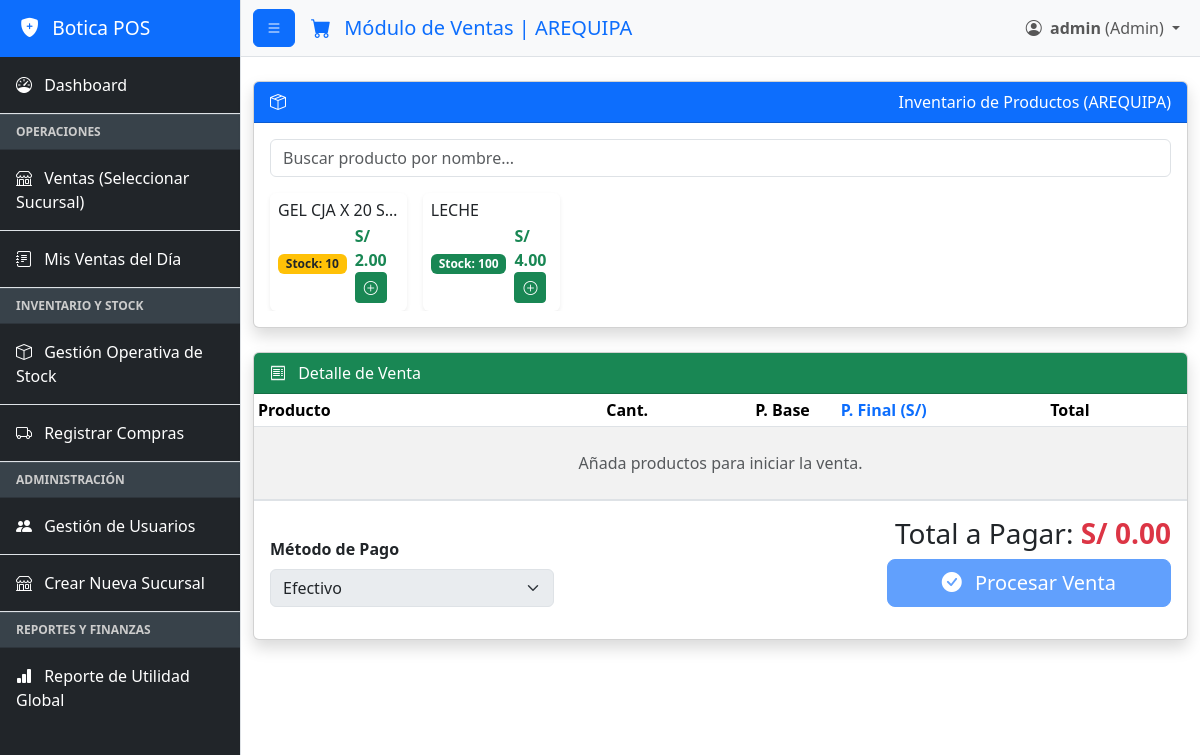
Page /pantalla-ventas?farmacia_id=2 (signed in) on the committed database.
### app.py (models this page shows, shortened)
class Farmacia(db.Model):
    id = db.Column(db.Integer, primary_key=True)
    nombre = db.Column(db.String(100), unique=True, nullable=False)
    inventario_rel = db.relationship('Inventario', back_populates='farmacia_rel', cascade="all, delete-orphan")
    empleados_rel = db.relationship('User', back_populates='farmacia', cascade="all, delete-orphan")
    ventas_rel = db.relationship('Sale', back_populates='sucursal_venta_rel', cascade="all, delete-orphan")

class User(UserMixin, db.Model):
    id = db.Column(db.Integer, primary_key=True)
    username = db.Column(db.String(80), unique=True, nullable=False)
    password_hash = db.Column(db.String(255), nullable=False)
    role = db.Column(db.String(50), default='Empleado', nullable=False)
    farmacia_id = db.Column(db.Integer, db.ForeignKey('farmacia.id'), nullable=True)
    farmacia = db.relationship('Farmacia', back_populates='empleados_rel')
    ventas_realizadas = db.relationship('Sale', back_populates='vendedor_rel')
    ajustes_realizados = db.relationship('AjusteStock', back_populates='user_rel', foreign_keys='[AjusteStock.user_id]')

class Inventario(db.Model):
    id = db.Column(db.Integer, primary_key=True)
    farmacia_id = db.Column(db.Integer, db.ForeignKey('farmacia.id'), nullable=False)
    nombre = db.Column(db.String(255), nullable=False)
    stock = db.Column(db.Integer, default=0)
    precio_de_venta = db.Column(db.Float, default=0.0) # Precio final al público
    costo_promedio = db.Column(db.Float, default=0.0) # Costo Promedio Ponderado (PMP)
    farmacia_rel = db.relationship('Farmacia', back_populates='inventario_rel')
    compras_rel = db.relationship('Compra', back_populates='inventario_rel', cascade="all, delete-orphan")
    ventas_rel = db.relationship('Sale', back_populates='inventario', cascade="all, delete-orphan")
    ajustes_stock = db.relationship('AjusteStock', back_populates='inventario_rel', cascade="all, delete-orphan") # Nuevo
    __table_args__ = (db.UniqueConstraint('farmacia_id', 'nombre', name='_farmacia_nombre_uc'),)

### app.py (the view, shortened to what this page needs)
@app.route('/pantalla-ventas', methods=['GET', 'POST'])
@login_required
def pantalla_ventas():
    farmacia_id_param = request.args.get('farmacia_id', type=int)
    if current_user.role == 'Admin' and farmacia_id_param:
        farmacia_actual = Farmacia.query.get(farmacia_id_param)
        if not farmacia_actual:
            flash("Sucursal seleccionada no encontrada.", "error")
            return redirect(url_for('seleccionar_farmacia_ventas'))
    elif current_user.farmacia_id:
        farmacia_actual = Farmacia.query.get(current_user.farmacia_id)
    else:
        flash("No tiene una sucursal asignada para realizar ventas.", "error")
        return redirect(url_for('dashboard'))
    if not farmacia_actual:
        flash("No se pudo determinar la sucursal de ventas.", "error")
        return redirect(url_for('dashboard'))
    inventario = Inventario.query.filter_by(farmacia_id=farmacia_actual.id).order_by(Inventario.nombre).all()
    return render_template('pantalla_ventas.html',
                            farmacia_actual=farmacia_actual,
                            inventario=inventario)

### app.py (called while the page is built, shortened)
@login_manager.user_loader
def load_user(user_id):
    return db.session.get(User, int(user_id))

@app.before_request
def create_default_data():
    if request.path.startswith('/static') or request.path.startswith('/favicon'):
        return
    with app.app_context():
        db.create_all()
        if User.query.filter_by(username='admin').first() is None:
            admin = User(username='admin', role='Admin')
            admin.set_password('adminpass')
            db.session.add(admin)
            db.session.commit()
        farmacia_central = Farmacia.query.filter_by(nombre='Farmacia Central').first()

### templates/pantalla_ventas.html (shortened to what this page needs)
{% extends "base.html" %}
{% block page_heading %}
    <i class="bi bi-cart-fill me-2"></i> Módulo de Ventas | {{ farmacia_actual.nombre }}
{% endblock %}
{% block content %}
    <div class="row mb-4">
        <div class="col-12">
            <div class="card shadow">
                <div class="card-header bg-primary text-white d-flex justify-content-between align-items-center">
                    <i class="bi bi-box-seam me-2"></i> Inventario de Productos ({{ farmacia_actual.nombre }})
                </div>
                <div class="card-body">
                    <input type="text" id="filtroProductos" class="form-control mb-3" placeholder="Buscar producto por nombre..." autofocus>
                    <div id="listaProductos" class="row g-3" style="max-height: 400px; overflow-y: auto;">
                        {% for prod in inventario %}
                            {% set stock_class = 'bg-success' if prod.stock > 10 else ('bg-warning text-dark' if prod.stock > 0 and prod.stock <= 10 else 'bg-danger') %}
                            <div class="col-6 col-md-4 col-lg-3 col-xl-2 product-card-wrapper" data-nombre="{{ prod.nombre|lower }}">
                                <div class="card h-100 product-card shadow-sm border-0 {% if prod.stock == 0 %} border-danger {% endif %}">
                                    <div class="card-body p-2 d-flex flex-column">
                                        <h6 class="card-title mb-1 text-truncate">{{ prod.nombre }}</h6>
                                        <div class="d-flex justify-content-between align-items-center mt-auto">
                                            <span class="badge {{ stock_class }} me-2" data-stock="{{ prod.stock }}">
                                            </span>
                                            <div>
                                                <span class="fw-bold text-success me-1">S/ {{ "%.2f"|format(prod.precio_de_venta) }}</span>
                                                <button
                                                    class="btn btn-sm btn-success agregar-producto"
                                                    data-id="{{ prod.id }}"
                                                    data-nombre="{{ prod.nombre }}"
                                                    data-precio="{{ prod.precio_de_venta }}"
                                                    data-stock="{{ prod.stock }}"
                                                >
                                                    <i class="bi bi-plus-circle"></i>
                                                </button>
                                            </div>
                                        </div>
                                    </div>
                                </div>
                            </div>
                        {% endfor %}
                    </div>
                </div>
            </div>
        </div>
    </div>
    <div class="row">
        <div class="col-12">
            <div class="card shadow">
                <div class="card-header bg-success text-white">
                    <i class="bi bi-receipt me-2"></i> Detalle de Venta
                </div>
                <div class="card-body p-0">
                    <div class="table-responsive" style="max-height: 300px; overflow-y: auto;">
                        <table class="table table-sm table-striped mb-0" id="carritoTable">
                            <thead class="bg-light sticky-top">
                                <tr>
                                    <th style="width: 35%">Producto</th>
                                    <th class="text-center" style="width: 10%">Cant.</th>
                                    <th class="text-end" style="width: 15%">P. Base</th>
                                    <th class="text-center text-primary" style="width: 15%">P. Final (S/)</th>
                                    <th class="text-end" style="width: 15%">Total</th>
                                    <th style="width: 10%"></th>
                                </tr>
                            </thead>
                            <tbody id="carritoBody">
                            </tbody>
                        </table>
                    </div>
                    <div class="p-3 border-top">
                        <div class="row align-items-end mb-3">
                            <div class="col-12 col-md-4 mb-3 mb-md-0">
                                <label for="metodoPago" class="form-label fw-bold">Método de Pago</label>
                                <select id="metodoPago" class="form-select" disabled>
                                    <option value="Efectivo" selected>Efectivo</option>
                                </select>
                            </div>
                            <div class="col-12 col-md-4 text-md-end mt-3 mt-md-0">
                                <h3 class="mb-2">Total a Pagar: <span id="totalVenta" class="text-danger fw-bolder">S/ 0.00</span></h3>
                                <button id="procesarVentaBtn" class="btn btn-lg btn-primary w-100" disabled>
                                    <i class="bi bi-check-circle-fill me-2"></i> Procesar Venta
                                </button>
                            </div>
                        </div>
                    </div>
                </div>
            </div>
        </div>
    </div>
{% endblock %}

### templates/base.html (shortened to what this page needs)
<!doctype html>
<html lang="es">
<head>
    <link href="https://cdn.jsdelivr.net/npm/bootstrap@5.3.3/dist/css/bootstrap.min.css"
          rel="stylesheet"
>
    <link rel="stylesheet" href="https://cdn.jsdelivr.net/npm/bootstrap-icons@1.11.3/font/bootstrap-icons.min.css">
</head>
<body>
    <div class="d-flex" id="wrapper">
        {% if current_user.is_authenticated %}
        <div class="border-end bg-dark" id="sidebar-wrapper">
            <div class="sidebar-heading bg-primary text-white">
                <i class="bi bi-shield-fill-plus me-2"></i> Botica POS
            </div>
            <div class="list-group list-group-flush">
                <a href="{{ url_for('dashboard') }}" class="list-group-item list-group-item-action bg-dark text-white p-3">
                    <i class="bi bi-speedometer me-2"></i> Dashboard
                </a>
                <div class="sidebar-separator">Operaciones</div>
                {% if current_user.role == 'Admin' %}
                <a href="{{ url_for('seleccionar_farmacia_ventas') }}" class="list-group-item list-group-item-action bg-dark text-white p-3">
                    <i class="bi bi-shop me-2"></i> Ventas (Seleccionar Sucursal)
                </a>
                {% else %}
                <a href="{{ url_for('pantalla_ventas') }}" class="list-group-item list-group-item-action bg-dark text-white p-3">
                    <i class="bi bi-cart-fill me-2"></i> Ventas
                </a>
                {% endif %}
                {% if current_user.role == 'Empleado' or current_user.role == 'Admin' %}
                <a href="{{ url_for('mis_ventas') }}" class="list-group-item list-group-item-action bg-dark text-white p-3">
                    <i class="bi bi-journal-text me-2"></i> Mis Ventas del Día
                </a>
                {% endif %}
                {% if current_user.role == 'Admin' %}
                <div class="sidebar-separator">Inventario y Stock</div>
                <a href="{{ url_for('gestion_stock') }}" class="list-group-item list-group-item-action bg-dark text-white p-3">
                    <i class="bi bi-box me-2"></i> Gestión Operativa de Stock
                </a>
                <a href="{{ url_for('registro_compra') }}" class="list-group-item list-group-item-action bg-dark text-white p-3">
                    <i class="bi bi-truck me-2"></i> Registrar Compras
                </a>
                {% endif %}
                {% if current_user.role == 'Admin' %}
                <div class="sidebar-separator">Administración</div>
                <a href="{{ url_for('gestion_usuarios') }}" class="list-group-item list-group-item-action bg-dark text-white p-3">
                    <i class="bi bi-people-fill me-2"></i> Gestión de Usuarios
                </a>
                <a href="{{ url_for('agregar_farmacia') }}" class="list-group-item list-group-item-action bg-dark text-white p-3">
                    <i class="bi bi-shop me-2"></i> Crear Nueva Sucursal
                </a>
                {% endif %}
                {% if current_user.role == 'Admin' %}
                <div class="sidebar-separator">Reportes y Finanzas</div>
                <a href="{{ url_for('reporte_global') }}" class="list-group-item list-group-item-action bg-dark text-white p-3">
                    <i class="bi bi-bar-chart-fill me-2"></i> Reporte de Utilidad Global
                </a>
                {% endif %}
            </div>
        </div>
        {% endif %}
        <div id="page-content-wrapper">
            <nav class="navbar navbar-expand-lg navbar-light bg-light border-bottom">
                <div class="container-fluid">
                    {% if current_user.is_authenticated %}
                    <button class="btn btn-primary" id="sidebarToggle">
                        <i class="bi bi-list"></i>
                    </button>
                    {% endif %}
                    <h5 class="ms-3 mb-0 text-primary">{% block page_heading %}{% endblock %}</h5>
                    <div class="collapse navbar-collapse" id="navbarSupportedContent">
                        <ul class="navbar-nav ms-auto mt-2 mt-lg-0">
                            {% if current_user.is_authenticated %}
                            <li class="nav-item dropdown">
                                <a class="nav-link dropdown-toggle" href="#" id="navbarDropdown" role="button" data-bs-toggle="dropdown" aria-expanded="false">
                                    <i class="bi bi-person-circle me-1"></i>
                                    <b>{{ current_user.username }}</b> ({{ current_user.role }})
                                </a>
                            </li>
                            {% endif %}
                        </ul>
                    </div>
                </div>
            </nav>
            <div class="container-fluid mt-4">
                {% block content %}{% endblock %}
            </div>
        </div>
        </div>
</body>
</html>

### templates/base.html (style rules this page uses)
#sidebar-wrapper { min-height: 100vh; margin-left: -15rem; transition: margin .25s ease-out; }
#sidebar-wrapper .sidebar-heading { padding: 0.875rem 1.25rem; font-size: 1.2rem; }
#sidebar-wrapper .list-group { width: 15rem; }
.sidebar-separator { background-color: #38424a; color: #ccc; padding: 0.5rem 1rem; font-size: 0.75rem; text-transform: uppercase; font-weight: bold; border-top: 1px solid #4a545c; border-bottom: 1px solid #2e353c; }
#page-content-wrapper { min-width: 100vw; }
@media (min-width: 768px) { #sidebar-wrapper { margin-left: 0; } }
@media (min-width: 768px) { #page-content-wrapper { min-width: 0; width: 100%; } }

### rows in the picture
Farmacia: nombre "AREQUIPA"
User: username "admin", role "Admin"
Inventario: nombre "GEL CJA X 20 S…", precio_de_venta "2.00"
Inventario: nombre "LECHE", precio_de_venta "4.00"
